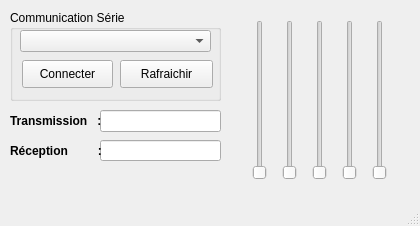
<?xml version="1.0" encoding="UTF-8"?>
<ui version="4.0">
 <class>MainWindow</class>
 <widget class="QMainWindow" name="MainWindow">
  <property name="geometry">
   <rect>
    <x>0</x>
    <y>0</y>
    <width>420</width>
    <height>226</height>
   </rect>
  </property>
  <property name="windowTitle">
   <string>MainWindow</string>
  </property>
  <widget class="QWidget" name="centralWidget">
   <widget class="QLineEdit" name="le_cmdToSend">
    <property name="geometry">
     <rect>
      <x>100</x>
      <y>110</y>
      <width>121</width>
      <height>22</height>
     </rect>
    </property>
   </widget>
   <widget class="QLineEdit" name="le_Reception">
    <property name="geometry">
     <rect>
      <x>100</x>
      <y>140</y>
      <width>121</width>
      <height>21</height>
     </rect>
    </property>
   </widget>
   <widget class="QLabel" name="label_7">
    <property name="geometry">
     <rect>
      <x>10</x>
      <y>110</y>
      <width>101</width>
      <height>21</height>
     </rect>
    </property>
    <property name="font">
     <font>
      <weight>75</weight>
      <bold>true</bold>
     </font>
    </property>
    <property name="text">
     <string>Transmission   :</string>
    </property>
   </widget>
   <widget class="QLabel" name="label_8">
    <property name="geometry">
     <rect>
      <x>10</x>
      <y>140</y>
      <width>101</width>
      <height>21</height>
     </rect>
    </property>
    <property name="font">
     <font>
      <weight>75</weight>
      <bold>true</bold>
     </font>
    </property>
    <property name="text">
     <string>Réception         : </string>
    </property>
   </widget>
   <widget class="QGroupBox" name="gb_CommSerie">
    <property name="geometry">
     <rect>
      <x>10</x>
      <y>10</y>
      <width>211</width>
      <height>91</height>
     </rect>
    </property>
    <property name="title">
     <string>Communication Série</string>
    </property>
    <widget class="QComboBox" name="cb_portSerie">
     <property name="geometry">
      <rect>
       <x>10</x>
       <y>20</y>
       <width>191</width>
       <height>22</height>
      </rect>
     </property>
    </widget>
    <widget class="QPushButton" name="pb_Connecter">
     <property name="geometry">
      <rect>
       <x>12</x>
       <y>50</y>
       <width>91</width>
       <height>28</height>
      </rect>
     </property>
     <property name="text">
      <string>Connecter</string>
     </property>
    </widget>
    <widget class="QPushButton" name="pb_Rafraichir">
     <property name="geometry">
      <rect>
       <x>110</x>
       <y>50</y>
       <width>93</width>
       <height>28</height>
      </rect>
     </property>
     <property name="text">
      <string>Rafraichir</string>
     </property>
    </widget>
   </widget>
   <widget class="QSlider" name="vs_doigt1">
    <property name="geometry">
     <rect>
      <x>250</x>
      <y>20</y>
      <width>19</width>
      <height>160</height>
     </rect>
    </property>
    <property name="orientation">
     <enum>Qt::Vertical</enum>
    </property>
   </widget>
   <widget class="QSlider" name="vs_doigt2">
    <property name="geometry">
     <rect>
      <x>280</x>
      <y>20</y>
      <width>19</width>
      <height>160</height>
     </rect>
    </property>
    <property name="orientation">
     <enum>Qt::Vertical</enum>
    </property>
   </widget>
   <widget class="QSlider" name="vs_doigt3">
    <property name="geometry">
     <rect>
      <x>310</x>
      <y>20</y>
      <width>19</width>
      <height>160</height>
     </rect>
    </property>
    <property name="orientation">
     <enum>Qt::Vertical</enum>
    </property>
   </widget>
   <widget class="QSlider" name="vs_doigt4">
    <property name="geometry">
     <rect>
      <x>340</x>
      <y>20</y>
      <width>19</width>
      <height>160</height>
     </rect>
    </property>
    <property name="orientation">
     <enum>Qt::Vertical</enum>
    </property>
   </widget>
   <widget class="QSlider" name="vs_doigt5">
    <property name="geometry">
     <rect>
      <x>370</x>
      <y>20</y>
      <width>19</width>
      <height>160</height>
     </rect>
    </property>
    <property name="orientation">
     <enum>Qt::Vertical</enum>
    </property>
   </widget>
  </widget>
  <widget class="QStatusBar" name="statusBar"/>
 </widget>
 <layoutdefault spacing="6" margin="11"/>
 <resources/>
 <connections/>
</ui>
